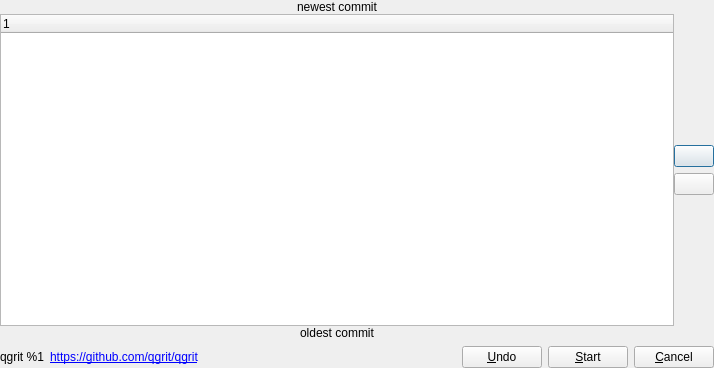
<?xml version="1.0" encoding="UTF-8"?>
<ui version="4.0">
 <class>MainDialog</class>
 <widget class="QDialog" name="MainDialog">
  <property name="geometry">
   <rect>
    <x>0</x>
    <y>0</y>
    <width>714</width>
    <height>368</height>
   </rect>
  </property>
  <property name="windowTitle">
   <string>Interactive rebase</string>
  </property>
  <layout class="QVBoxLayout" name="verticalLayout_2">
   <property name="margin">
    <number>0</number>
   </property>
   <item>
    <layout class="QHBoxLayout" name="horizontalLayout_3">
     <property name="spacing">
      <number>0</number>
     </property>
     <property name="leftMargin">
      <number>0</number>
     </property>
     <item>
      <layout class="QVBoxLayout" name="verticalLayout_3">
       <property name="spacing">
        <number>0</number>
       </property>
       <item>
        <widget class="QLabel" name="labelNewest">
         <property name="text">
          <string>newest commit</string>
         </property>
         <property name="alignment">
          <set>Qt::AlignCenter</set>
         </property>
        </widget>
       </item>
       <item>
        <widget class="QTreeWidget" name="treeWidget">
         <column>
          <property name="text">
           <string notr="true">1</string>
          </property>
         </column>
        </widget>
       </item>
       <item>
        <widget class="QLabel" name="labelOldest">
         <property name="text">
          <string>oldest commit</string>
         </property>
         <property name="alignment">
          <set>Qt::AlignCenter</set>
         </property>
        </widget>
       </item>
      </layout>
     </item>
     <item>
      <layout class="QVBoxLayout" name="verticalLayout">
       <item>
        <spacer name="verticalSpacerTop">
         <property name="orientation">
          <enum>Qt::Vertical</enum>
         </property>
         <property name="sizeType">
          <enum>QSizePolicy::MinimumExpanding</enum>
         </property>
         <property name="sizeHint" stdset="0">
          <size>
           <width>31</width>
           <height>40</height>
          </size>
         </property>
        </spacer>
       </item>
       <item>
        <widget class="QPushButton" name="pushButtonUp">
         <property name="focusPolicy">
          <enum>Qt::TabFocus</enum>
         </property>
         <property name="toolTip">
          <string>Move selected commits upwards.</string>
         </property>
         <property name="autoRepeat">
          <bool>true</bool>
         </property>
        </widget>
       </item>
       <item>
        <widget class="QPushButton" name="pushButtonDown">
         <property name="focusPolicy">
          <enum>Qt::TabFocus</enum>
         </property>
         <property name="toolTip">
          <string>Move selected commits downwards.</string>
         </property>
         <property name="autoRepeat">
          <bool>true</bool>
         </property>
        </widget>
       </item>
       <item>
        <spacer name="verticalSpacerBottom">
         <property name="orientation">
          <enum>Qt::Vertical</enum>
         </property>
         <property name="sizeType">
          <enum>QSizePolicy::MinimumExpanding</enum>
         </property>
         <property name="sizeHint" stdset="0">
          <size>
           <width>31</width>
           <height>40</height>
          </size>
         </property>
        </spacer>
       </item>
      </layout>
     </item>
    </layout>
   </item>
   <item>
    <layout class="QHBoxLayout" name="horizontalLayout_2">
     <item>
      <widget class="QLabel" name="labelVersion">
       <property name="toolTip">
        <string>Qt git rebase -i tool</string>
       </property>
       <property name="text">
        <string>qgrit %1</string>
       </property>
      </widget>
     </item>
     <item>
      <widget class="QLabel" name="labelUrl">
       <property name="text">
        <string>&lt;a href=&quot;https://github.com/qgrit/qgrit&quot;&gt;https://github.com/qgrit/qgrit&lt;/a&gt;</string>
       </property>
       <property name="openExternalLinks">
        <bool>true</bool>
       </property>
      </widget>
     </item>
     <item>
      <spacer name="horizontalSpacer">
       <property name="orientation">
        <enum>Qt::Horizontal</enum>
       </property>
       <property name="sizeHint" stdset="0">
        <size>
         <width>40</width>
         <height>20</height>
        </size>
       </property>
      </spacer>
     </item>
     <item>
      <layout class="QHBoxLayout" name="horizontalLayout">
       <item>
        <widget class="QPushButton" name="pushButtonUndo">
         <property name="toolTip">
          <string>Undo all changes done to the list
and bring all the items into their original order.</string>
         </property>
         <property name="text">
          <string>&amp;Undo</string>
         </property>
        </widget>
       </item>
       <item>
        <widget class="QPushButton" name="pushButtonStart">
         <property name="toolTip">
          <string>Start the interactive rebase</string>
         </property>
         <property name="text">
          <string>&amp;Start</string>
         </property>
        </widget>
       </item>
       <item>
        <widget class="QPushButton" name="pushButtonCancel">
         <property name="toolTip">
          <string>Cancel interactive rebase and return to original state.</string>
         </property>
         <property name="text">
          <string>&amp;Cancel</string>
         </property>
        </widget>
       </item>
      </layout>
     </item>
    </layout>
   </item>
  </layout>
 </widget>
 <layoutdefault spacing="6" margin="11"/>
 <resources/>
 <connections/>
</ui>
